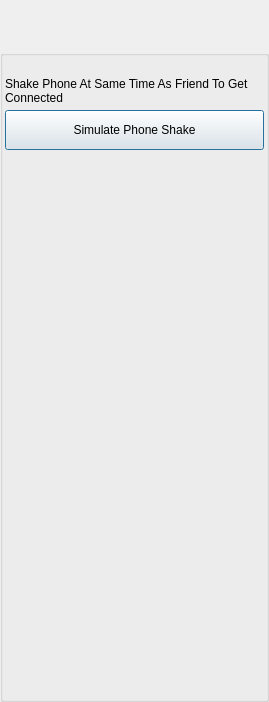
<?xml version="1.0" encoding="UTF-8"?>
<ui version="4.0">
 <class>PhoneShakeDlgClass</class>
 <widget class="QDialog" name="PhoneShakeDlgClass">
  <property name="geometry">
   <rect>
    <x>0</x>
    <y>0</y>
    <width>269</width>
    <height>702</height>
   </rect>
  </property>
  <property name="windowTitle">
   <string>Search</string>
  </property>
  <property name="windowIcon">
   <iconset>
    <normaloff>:/TruthOrDare/Resources/ic_people_normal.png</normaloff>:/TruthOrDare/Resources/ic_people_normal.png</iconset>
  </property>
  <layout class="QVBoxLayout" name="verticalLayout">
   <property name="spacing">
    <number>0</number>
   </property>
   <property name="leftMargin">
    <number>0</number>
   </property>
   <property name="topMargin">
    <number>0</number>
   </property>
   <property name="rightMargin">
    <number>0</number>
   </property>
   <property name="bottomMargin">
    <number>0</number>
   </property>
   <item>
    <widget class="TitleBarWidget" name="m_TitleBarWidget" native="true">
     <property name="sizePolicy">
      <sizepolicy hsizetype="Preferred" vsizetype="Preferred">
       <horstretch>0</horstretch>
       <verstretch>0</verstretch>
      </sizepolicy>
     </property>
     <property name="minimumSize">
      <size>
       <width>0</width>
       <height>50</height>
      </size>
     </property>
     <property name="maximumSize">
      <size>
       <width>16777215</width>
       <height>103</height>
      </size>
     </property>
    </widget>
   </item>
   <item>
    <widget class="QGroupBox" name="ItemsGroupBox">
     <property name="minimumSize">
      <size>
       <width>0</width>
       <height>0</height>
      </size>
     </property>
     <property name="title">
      <string/>
     </property>
     <layout class="QVBoxLayout" name="verticalLayout_2">
      <property name="spacing">
       <number>5</number>
      </property>
      <property name="leftMargin">
       <number>2</number>
      </property>
      <property name="topMargin">
       <number>2</number>
      </property>
      <property name="rightMargin">
       <number>2</number>
      </property>
      <property name="bottomMargin">
       <number>2</number>
      </property>
      <item>
       <widget class="QLabel" name="m_StatusLabel">
        <property name="text">
         <string notr="true"/>
        </property>
       </widget>
      </item>
      <item>
       <widget class="QLabel" name="SearchLabel">
        <property name="text">
         <string>Shake Phone At Same Time As Friend To Get Connected</string>
        </property>
        <property name="wordWrap">
         <bool>true</bool>
        </property>
       </widget>
      </item>
      <item>
       <widget class="QPushButton" name="m_SimulateShakeButton">
        <property name="minimumSize">
         <size>
          <width>0</width>
          <height>40</height>
         </size>
        </property>
        <property name="text">
         <string>Simulate Phone Shake</string>
        </property>
       </widget>
      </item>
      <item>
       <widget class="QLabel" name="m_ShakeStatusLabel">
        <property name="font">
         <font>
          <pointsize>10</pointsize>
         </font>
        </property>
        <property name="text">
         <string/>
        </property>
       </widget>
      </item>
      <item>
       <widget class="FriendListWidget" name="friendListWidget" native="true">
        <property name="sizePolicy">
         <sizepolicy hsizetype="Expanding" vsizetype="Expanding">
          <horstretch>0</horstretch>
          <verstretch>0</verstretch>
         </sizepolicy>
        </property>
       </widget>
      </item>
     </layout>
    </widget>
   </item>
   <item>
    <widget class="BottomBarWidget" name="m_BottomBarWidget" native="true">
     <property name="sizePolicy">
      <sizepolicy hsizetype="Expanding" vsizetype="Minimum">
       <horstretch>0</horstretch>
       <verstretch>0</verstretch>
      </sizepolicy>
     </property>
     <property name="minimumSize">
      <size>
       <width>30</width>
       <height>0</height>
      </size>
     </property>
     <property name="autoFillBackground">
      <bool>true</bool>
     </property>
    </widget>
   </item>
  </layout>
 </widget>
 <customwidgets>
  <customwidget>
   <class>TitleBarWidget</class>
   <extends>QWidget</extends>
   <header>TitleBarWidget.h</header>
   <container>1</container>
  </customwidget>
  <customwidget>
   <class>BottomBarWidget</class>
   <extends>QWidget</extends>
   <header location="global">BottomBarWidget.h</header>
   <container>1</container>
  </customwidget>
  <customwidget>
   <class>FriendListWidget</class>
   <extends>QWidget</extends>
   <header>FriendListWidget.h</header>
   <container>1</container>
  </customwidget>
 </customwidgets>
 <resources>
  <include location="../gotvcommon.qrc"/>
 </resources>
 <connections/>
</ui>
